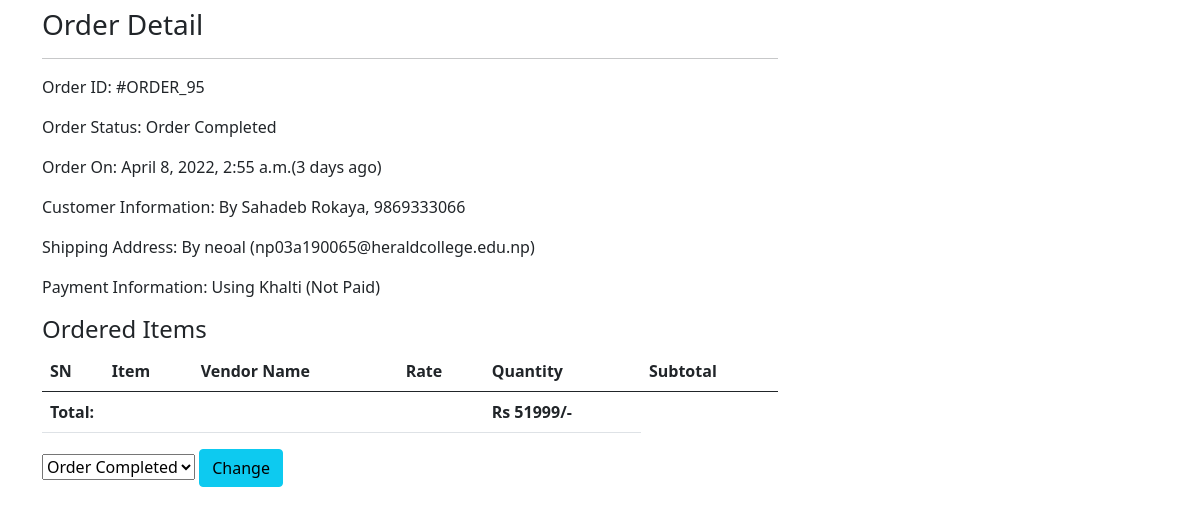
The page /admin-order/95/ (signed in) on the database its author committed.
### app/models.py (models this page shows, shortened)
class Order(models.Model):
    cart = models.OneToOneField(Cart, on_delete=models.CASCADE)
    ordered_by = models.CharField(max_length=200)
    shipping_address = models.CharField(max_length=200)
    mobile = models.CharField(max_length=10)
    email = models.EmailField(null=True, blank=True)
    subtotal = models.PositiveIntegerField()
    discount = models.PositiveIntegerField()
    total = models.PositiveIntegerField()
    order_status = models.CharField(max_length=50, choices=ORDER_STATUS)
    created_at = models.DateTimeField(auto_now_add=True)
    payment_method = models.CharField(
        max_length=20, choices=METHOD, default="Cash On Delivery")
    payment_completed = models.BooleanField(
        default=False, null=True, blank=True)
    seller = models.CharField(max_length=100, null=True,blank=True)

### app/views.py (the view)
# urls.py: path("admin-order/<int:pk>/", AdminOrderDetailView.as_view(),
class AdminOrderDetailView(AdminRequiredMixin, DetailView):
    template_name = "app/vendor/adminorderdetail.html"
    model = Order
    context_object_name = "ord_obj"
    def get_context_data(self, **kwargs):
        context = super().get_context_data(**kwargs)
        context["allstatus"] = ORDER_STATUS
        return context

### app/views.py (called while the page is built)
    def dispatch(self, request, *args, **kwargs):
        if request.user.is_authenticated and Admin.objects.filter(user=request.user).exists():
            pass
        else:
            return redirect("/admin-login/")
        return super().dispatch(request, *args, **kwargs)

### app/templates/app/vendor/adminorderdetail.html (shortened to what this page needs)
{% extends 'app/vendor/core.html' %}
{% block content %}
<div class="container">
    <div class="row my-2">
        <div class="col-md-8">
            <h3>Order Detail</h3>
            <hr>
            <p><span class="font-weight-bold">Order ID: </span> #ORDER_{{ord_obj.id}}</p>
            <p><span class="font-weight-bold">Order Status: </span> {{ord_obj.order_status}}</p>
            <p><span class="font-weight-bold">Order On: </span> {{ord_obj.created_at}}({{ord_obj.created_at|timesince}} ago)</p>
            <p><span class="font-weight-bold">Customer Information: </span> By {{ord_obj.ordered_by}}, {{ord_obj.mobile}}</p>
            <p><span class="font-weight-bold">Shipping Address: </span> By {{ord_obj.shipping_address}} ({{ord_obj.email}})</p>
            <p><span class="font-weight-bold">Payment Information: </span>  Using {{ord_obj.payment_method}} ({% if ord_obj.payment_completed %}Payment Completed{% else %}Not Paid{% endif %})</p>
            <h4>Ordered Items</h4>
            <table class="table">
                <thead>
                    <tr>
                        <th>SN</th>
                        <th>Item</th>
                        <th>Vendor Name</th>
                        <th>Rate</th>
                        <th>Quantity</th>
                        <th>Subtotal</th>
                    </tr>
                </thead>
                <tbody>
                    <tr>
                        <th colspan="4" class="text-right">Total: </th>
                        <th>Rs {{ord_obj.total}}/-</th>
                    </tr>
                </tbody>
            </table>
            <form action="{% url 'adminorderstatuschange' ord_obj.id %}" method="POST">
                <select name="status">
                    {% for i, j in allstatus %}
                    <option value="{{i}}" {% if i == ord_obj.order_status %}selected{% endif %}>{{j}}</option>
                    {% endfor %}
                </select>
                <button class="btn btn-info">Change</button>
            </form>
        </div>
    </div>
</div>
{% endblock content %}

### app/static/app/styles.css (style rules this page uses)
:root { --main-bg-color: #009d63; --main-text-color: #009d63; --second-text-color: #bbbec5; --second-bg-color: #c1efde; }

### rows shown on the page
Order: id "95", order_status "Order Completed", created_at "April 8, 2022, 2:55 a.m.", created_at "3 days", ordered_by "Sahadeb Rokaya", mobile "9869333066", shipping_address "neoal", email "np03a190065@heraldcollege.edu.np", payment_method "Khalti", total "51999", status "Order Completed"
